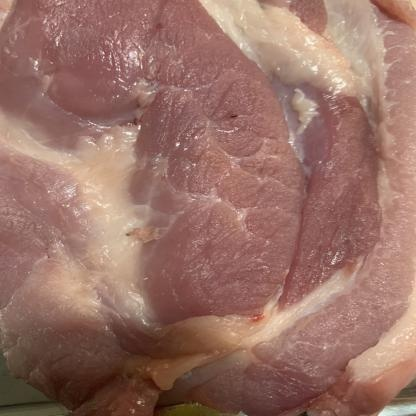
#> input picture meat/FreshMeat/0003.jpg, 416 x 416 px, found by its file name; its folder holds only this picture in this run
$ jupyter execute --allow-errors eksperimen3.ipynb   (older library calls are emulated)
#> lines starting #> are read from the running program, lines starting #| are printed output that depends on the picture; after the words box and inside, x2 and y2 are one past the last pixel; in counts of white or black regions, pixels touching at a corner belong together
[cell 1]
# Import library yang kalian butuhkan
import os
import cv2 as cv
import matplotlib.pyplot as plt
import numpy as np
import pandas as pd
from numpy.lib.stride_tricks import sliding_window_view
from sklearn.model_selection import train_test_split, cross_val_predict
from sklearn.metrics import accuracy_score, classification_report
from skimage.feature import graycomatrix, graycoprops
from scipy.stats import entropy
from sklearn.ensemble import RandomForestClassifier
from sklearn.svm import SVC
from sklearn.neighbors import KNeighborsClassifier
from sklearn.metrics import accuracy_score, precision_score, recall_score, f1_score, confusion_matrix, classification_report
from sklearn.metrics import (confusion_matrix, ConfusionMatrixDisplay)
import seaborn as sns
from IPython.display import display

Secara garis besar, fungsionalitas dari library-library tersebut dapat dikelompokkan sebagai berikut:

* **Manipulasi Data dan Sistem Operasi (`os`, `numpy`, `pandas`):** Digunakan untuk berinteraksi dengan direktori komputer saat membaca berkas gambar, serta mengelola dan menstrukturkan data fitur gambar ke dalam bentuk matriks atau tabel (*dataframe*). Fungsi khusus seperti `sliding_window_view` digunakan untuk mengekstrak bagian-bagian kecil (patch) dari gambar secara efisien.
* **Pemrosesan Citra dan Ekstraksi Fitur (`cv2`, `skimage`, `scipy`):** OpenCV (`cv2`) bertugas untuk membaca dan memanipulasi gambar asli. Selanjutnya, `skimage.feature` (melalui GLCM atau *Gray-Level Co-occurrence Matrix*) dan `scipy.stats` (`entropy`) digunakan untuk mengekstrak karakteristik tekstur dan tingkat acak (entropi) dari gambar tersebut agar dapat dipahami oleh model komputer.
* **Machine Learning (`sklearn`):** Bertindak sebagai mesin kecerdasan buatan. Modul ini membagi data menjadi data latih dan data uji (`train_test_split`), lalu mengklasifikasikan tekstur gambar menggunakan tiga algoritma berbeda, yaitu **Random Forest**, **Support Vector Machine (SVC)**, dan **K-Nearest Neighbors (KNN)**.
* **Visualisasi dan Evaluasi Performa (`matplotlib`, `seaborn`, `sklearn.metrics`, `IPython`):** Setelah model selesai melakukan klasifikasi, kelompok *library* ini digunakan untuk menghitung tingkat akurasi, presisi, dan *recall*, serta menampilkan grafis berupa *Confusion Matrix* secara interaktif untuk melihat seberapa akurat model dalam menebak kelas gambar.

[cell 2]
data = []
labels = []
file_name = []
for sub_folder in os.listdir("meat\\"):
    sub_folder_files = os.listdir(os.path.join("meat\\", sub_folder))
    for i, filename in enumerate(sub_folder_files):
        img_path = os.path.join("meat\\", sub_folder, filename)
        img = cv.imread(img_path)
#> img is the input picture: shape (416, 416, 3); mean B, G, R 102, 112.9, 153
        img = img.astype(np.uint8)
        img = cv.cvtColor(img, cv.COLOR_BGR2GRAY)
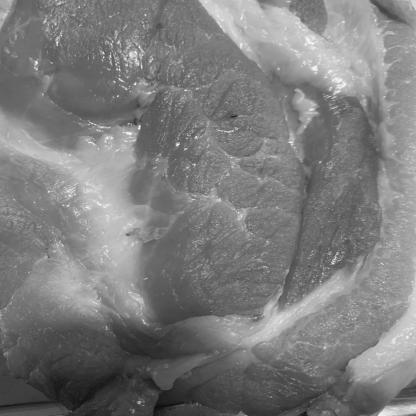
#> img: shape (416, 416); min 10, max 251, mean 123.7

        data.append(img)
        labels.append(sub_folder)
        name = os.path.splitext(filename)[0]
        file_name.append(filename)

data = np.array(data)
labels = np.array(labels)

[cell 3]
# melakukan augmentasi data
data_augmented = []
labels_augmented = []
paths_augmented = []
file_name_augmented = []
for i in range(len(data)):
	pass
#> this loop made 2 passes

[cell 4]
print("Data sebelum augmentasi: ", len(data))
#| Data sebelum augmentasi:  2
print("Data setelah augmentasi: ", len(data_augmented))

[cell 5]
def otsu_scratch(img):
    hist, _ = np.histogram(img.flatten(), 256, [0,256])
    total = img.size
    current_max, threshold = 0, 0
    sum_total = np.dot(np.arange(256), hist)

    sum_B, weight_B = 0, 0
    for i in range(256):
        weight_B += hist[i]
        if weight_B == 0: continue
        weight_F = total - weight_B
        if weight_F == 0: break

        sum_B += i * hist[i]
        mB = sum_B / weight_B
        mF = (sum_total - sum_B) / weight_F

        var_between = weight_B * weight_F * (mB - mF) ** 2
        if var_between > current_max:
            current_max = var_between
            threshold = i

    return np.where(img >= threshold, 255, 0).astype(np.uint8)

kernel_3x3 = np.ones((3, 3), dtype=np.uint8)
kernel_5x5 = np.ones((5, 5), dtype=np.uint8)

def pad_image(img, pad_size):
    return np.pad(img, pad_size, mode='edge')

def erosi_grayscale(img, kernel):
    h, w = img.shape
    kh, kw = kernel.shape
    pad_h, pad_w = kh // 2, kw // 2

    img_padded = pad_image(img, ((pad_h, pad_h), (pad_w, pad_w)))
    result = np.zeros_like(img)

    for i in range(h):
        for j in range(w):
            # Ambil region of interest (ROI) sewarna kernel
            roi = img_padded[i:i+kh, j:j+kw]
            result[i, j] = np.min(roi)

    return result

def dilasi_grayscale(img, kernel):
    h, w = img.shape
    kh, kw = kernel.shape
    pad_h, pad_w = kh // 2, kw // 2

    img_padded = pad_image(img, ((pad_h, pad_h), (pad_w, pad_w)))
    result = np.zeros_like(img)

    for i in range(h):
        for j in range(w):
            roi = img_padded[i:i+kh, j:j+kw]
            result[i, j] = np.max(roi)

    return result

def opening_grayscale(img, kernel):
    return dilasi_grayscale(erosi_grayscale(img, kernel), kernel)

def closing_grayscale(img, kernel):
    return erosi_grayscale(dilasi_grayscale(img, kernel), kernel)

# --- BITWISE AND ---
def bitwise_and_scratch(img, mask):
    return np.where(mask > 0, img, 0).astype(np.uint8)

# --- FUNGSI RESIZE ---
def resize(image, target_size=(128, 128)):
    return cv.resize(image, target_size, interpolation=cv.INTER_AREA)

[cell 6]
def extract_and_evaluate(processed_data, labels_data, experiment_name):
    # 1. Ekstraksi GLCM
    features = []
    for img in processed_data:
        feat_row = []
        for angle in [0, 45, 90, 135]:
            g = glcm(img, angle)
            feat_row.extend([
                contrast(g), correlation(g), energy(g),
                homogenity(g), ASM(g), entropyGlcm(g), dissimilarity(g)
            ])
        features.append(feat_row)

    cols = []
    for angle in [0, 45, 90, 135]:
        cols.extend([
            f'Contrast{angle}', f'Correlation{angle}', f'Energy{angle}',
            f'Homogeneity{angle}', f'ASM{angle}', f'Entropy{angle}', f'Dissimilarity{angle}'
        ])

    df_features = pd.DataFrame(features, columns=cols)

    # 2. Train-Test Split (80/20) - Konsisten
    X_train, X_test, y_train, y_test = train_test_split(
        df_features, labels_data, test_size=0.2, random_state=42
    )

    # 3. Normalisasi Mean-Std
    X_train_mean, X_train_std = X_train.mean(), X_train.std()
    X_train = (X_train - X_train_mean) / X_train_std
    X_test = (X_test - X_train_mean) / X_train_std

    # 4. Pelatihan Model
    models = {
        'KNN': KNeighborsClassifier(n_neighbors=5),
        'SVM': SVC(kernel='rbf', random_state=42),
        'Random Forest': RandomForestClassifier(n_estimators=5, random_state=42)
    }

    accuracies = {}
    for name, model in models.items():
        model.fit(X_train, y_train)
        y_pred = model.predict(X_test)
        accuracies[name] = accuracy_score(y_test, y_pred)

    return accuracies

def show_samples(images, title):
    fig, axes = plt.subplots(1, 6, figsize=(15, 3))
    fig.suptitle(title, fontsize=14)
    for i, ax in enumerate(axes):
        ax.imshow(images[i], cmap='gray')
        ax.axis('off')
    plt.show()

[cell 7]
# --- PERBAIKAN: Isi list dataPreprocessed ---
dataPreprocessed = []

for i in range(len(data)):
    # Karena data di awal sudah diubah ke grayscale saat di-load,
    # kita cukup memasukkannya langsung ke dalam dataPreprocessed
    img_processed = data[i]

    # Masukkan ke dalam list agar tidak kosong
    dataPreprocessed.append(img_processed)
#> after the loop, dataPreprocessed = 2 items

print("Total citra yang siap diekstrak GLCM:", len(dataPreprocessed))
#| Total citra yang siap diekstrak GLCM: 2
# Pastikan print di atas memunculkan angka 300!

[cell 8]
def glcm(image, derajat):
    if derajat == 0:
        angles = [0]
    elif derajat == 45:
        angles = [np.pi / 4]
    elif derajat == 90:
        angles = [np.pi / 2]
    elif derajat == 135:
        angles = [3 * np.pi / 4]
    else:
        raise ValueError("Invalid angle. It should be one of the following: 0, 45, 90, 135.")

    # mengembalikan matrix glcm dari image
    glcm = graycomatrix(image, [1], angles, 256, symmetric=True, normed=True)
    return glcm

def correlation(matriks):
	return graycoprops(matriks, 'correlation')[0, 0]

def dissimilarity(matriks):
    return graycoprops(matriks, 'dissimilarity')[0, 0]

def homogenity(matriks):
    return graycoprops(matriks, 'homogeneity')[0, 0]

def contrast(matriks):
    return graycoprops(matriks, 'contrast')[0, 0]

def ASM(matriks):
    return graycoprops(matriks, 'ASM')[0, 0]

def energy(matriks):
    return graycoprops(matriks, 'energy')[0, 0]

def entropyGlcm(matriks):
    return entropy(matriks.ravel())

[cell 9]
Derajat0 = []
Derajat45 = []
Derajat90 = []
Derajat135 = []
for i in range(len(dataPreprocessed)):
    D0 = glcm(dataPreprocessed[i], 0)
    D45 = glcm(dataPreprocessed[i], 45)
    D90 = glcm(dataPreprocessed[i], 90)
    D135 = glcm(dataPreprocessed[i], 135)
    Derajat0.append(D0)
    Derajat45.append(D45)
    Derajat90.append(D90)
    Derajat135.append(D135)
#> this loop made 2 passes
#> after the loop, Derajat0 = 2 items; Derajat135 = 2 items; Derajat45 = 2 items; Derajat90 = 2 items

[cell 10]
Kontras0, Kontras45, Kontras90, Kontras135 = [], [], [], []
dissimilarity0, dissimilarity45, dissimilarity90, dissimilarity135 =  [], [], [], []
homogenity0, homogenity45, homogenity90, homogenity135 = [], [], [], []
entropy0, entropy45, entropy90, entropy135 =  [], [], [], []
ASM0, ASM45, ASM90, ASM135 =  [], [], [], []
energy0, energy45, energy90, energy135 =  [], [], [], []
correlation0, correlation45, correlation90, correlation135 = [], [], [], []

[cell 11]
for i in range(len(dataPreprocessed)):
    C0 = correlation(Derajat0[i])
    correlation0.append(C0)
    C45 = correlation(Derajat45[i])
    correlation45.append(C45)
    C90 = correlation(Derajat90[i])
    correlation90.append(C90)
    C135 = correlation(Derajat135[i])
    correlation135.append(C135)
#> this loop made 2 passes
#> (C0, C45, C90, C135) on passes 1 to 2: (0.98, 0.964, 0.976, 0.965), (0.98, 0.959, 0.979, 0.967)
#> after the loop, correlation0 = [0.98, 0.98]; correlation135 = [0.965, 0.967]; correlation45 = [0.964, 0.959]; correlation90 = [0.976, 0.979]

[cell 12]
for i in range(len(dataPreprocessed)):
    K0 = contrast(Derajat0[i])
    K45 = contrast(Derajat45[i])
    K90 = contrast(Derajat90[i])
    K135 = contrast(Derajat135[i])
    Kontras0.append(K0)
    Kontras45.append(K45)
    Kontras90.append(K90)
    Kontras135.append(K135)
#> this loop made 2 passes
#> (K0, K45, K90, K135) on passes 1 to 2: (54.79, 100.3, 65.42, 95.57), (129.6, 266, 135.8, 209.6)
#> after the loop, Kontras0 = [54.79, 129.6]; Kontras135 = [95.57, 209.6]; Kontras45 = [100.3, 266]; Kontras90 = [65.42, 135.8]

[cell 13]
for i in range(len(dataPreprocessed)):
    Dis0 = dissimilarity(Derajat0[i])
    Dis45 = dissimilarity(Derajat45[i])
    Dis90 = dissimilarity(Derajat90[i])
    Dis135 = dissimilarity(Derajat135[i])
    dissimilarity0.append(Dis0)
    dissimilarity45.append(Dis45)
    dissimilarity90.append(Dis90)
    dissimilarity135.append(Dis135)
#> this loop made 2 passes
#> (Dis0, Dis45, Dis90, Dis135) on passes 1 to 2: (4.47, 6.32, 5.05, 6.16), (6.11, 9.36, 6.48, 8.32)
#> after the loop, dissimilarity0 = [4.47, 6.11]; dissimilarity135 = [6.16, 8.32]; dissimilarity45 = [6.32, 9.36]; dissimilarity90 = [5.05, 6.48]

[cell 14]
for i in range(len(dataPreprocessed)):
    H0 = homogenity(Derajat0[i])
    H45 = homogenity(Derajat45[i])
    H90 = homogenity(Derajat90[i])
    H135 = homogenity(Derajat135[i])
    homogenity0.append(H0)
    homogenity45.append(H45)
    homogenity90.append(H90)
    homogenity135.append(H135)
#> this loop made 2 passes
#> (H0, H45, H90, H135) on passes 1 to 2: (0.285, 0.21, 0.253, 0.209), (0.259, 0.181, 0.241, 0.19)
#> after the loop, homogenity0 = [0.285, 0.259]; homogenity135 = [0.209, 0.19]; homogenity45 = [0.21, 0.181]; homogenity90 = [0.253, 0.241]

[cell 15]
for i in range(len(dataPreprocessed)):
    E0 = entropyGlcm(Derajat0[i])
    E45 = entropyGlcm(Derajat45[i])
    E90 = entropyGlcm(Derajat90[i])
    E135 = entropyGlcm(Derajat135[i])
    entropy0.append(E0)
    entropy45.append(E45)
    entropy90.append(E90)
    entropy135.append(E135)
#> this loop made 2 passes
#> (E0, E45, E90, E135) on passes 1 to 2: (8.08, 8.43, 8.22, 8.4), (8.58, 9, 8.66, 8.9)
#> after the loop, entropy0 = [8.08, 8.58]; entropy135 = [8.4, 8.9]; entropy45 = [8.43, 9]; entropy90 = [8.22, 8.66]

[cell 16]
for i in range(len(dataPreprocessed)):
    A0 = ASM(Derajat0[i])
    A45 = ASM(Derajat45[i])
    A90 = ASM(Derajat90[i])
    A135 = ASM(Derajat135[i])
    ASM0.append(A0)
    ASM45.append(A45)
    ASM90.append(A90)
    ASM135.append(A135)
#> this loop made 2 passes
#> (A0, A45, A90, A135) on passes 1 to 2: (0.000522, 0.000363, 0.000462, 0.000371), (0.000367, 0.000239, 0.000336, 0.000254)
#> after the loop, ASM0 = [0.000522, 0.000367]; ASM135 = [0.000371, 0.000254]; ASM45 = [0.000363, 0.000239]; ASM90 = [0.000462, 0.000336]

[cell 17]
for i in range(len(dataPreprocessed)):
    ER0 = energy(Derajat0[i])
    ER45 = energy(Derajat45[i])
    ER90 = energy(Derajat90[i])
    ER135 = energy(Derajat135[i])
    energy0.append(ER0)
    energy45.append(ER45)
    energy90.append(ER90)
    energy135.append(ER135)
#> this loop made 2 passes
#> (ER0, ER45, ER90, ER135) on passes 1 to 2: (0.0229, 0.0191, 0.0215, 0.0193), (0.0192, 0.0155, 0.0183, 0.0159)
#> after the loop, energy0 = [0.0229, 0.0192]; energy135 = [0.0193, 0.0159]; energy45 = [0.0191, 0.0155]; energy90 = [0.0215, 0.0183]

Berikut adalah penjelasan untuk setiap tahap *preprocessing* yang dilakukan pada `eksperimen3.ipynb` untuk segmentasi dan identifikasi kesegaran daging:

### 1. Pengubahan Ukuran Citra (*Image Resizing*)

Tahap pertama yang dilakukan pada setiap gambar daging adalah mengubah dimensinya menjadi $128 \times 128$ piksel menggunakan fungsi `resize()`. Langkah ini sangat penting dalam kecerdasan buatan untuk menyamakan ukuran seluruh data masukan (*input variance*) agar konsisten. Selain membuat struktur data menjadi seragam, pengecilan ukuran gambar ke skala yang lebih kompak ini bertujuan untuk mengurangi beban komputasi secara signifikan, sehingga proses iterasi piksel pada tahap-tahap berikutnya berjalan jauh lebih cepat tanpa kehilangan informasi bentuk makro dari daging tersebut.

### 2. Segmentasi dengan *Otsu Thresholding*

Setelah gambar memiliki ukuran yang seragam, digunakan metode Otsu Thresholding dengan memanggil fungsi `otsu_scratch()`. Metode Otsu bekerja secara otomatis dengan menganalisis histogram derajat keabuan gambar untuk mencari nilai ambang batas (*threshold*) yang paling optimal. Algoritma ini memisahkan piksel gambar menjadi dua kelompok (latar depan dan latar belakang) dengan cara memaksimalkan varians di antara kedua kelompok tersebut (*inter-class variance*). Hasil dari tahap ini adalah sebuah masker biner (hitam-putih) yang memisahkan objek utama daging dari latar belakang aslinya.

### 3. Pembersihan Masker dengan *Morphology Opening*

Masker biner yang dihasilkan oleh Otsu sering kali masih mengandung derau (*noise*) atau bintik-bintik putih kecil yang terisolasi di luar area daging akibat pencahayaan yang tidak rata. Untuk mengatasinya, diterapkan operasi morfologi *Opening* (`opening_grayscale`) menggunakan kernel berukuran $3 \times 3$. Operasi ini melakukan proses **Erosi** terlebih dahulu untuk mengikis piksel-piksel tepi objek dan menghapus bintik kecil yang mengganggu, kemudian diikuti dengan proses **Dilasi** untuk mengembalikan ukuran dan bentuk objek utama daging ke kondisi semula tanpa memunculkan kembali derau yang sudah hilang.

### 4. Isolasi Objek dengan *Bitwise AND*

Tahap akhir dari rangkaian *preprocessing* ini adalah menggabungkan kembali gambar asli yang sudah diubah ukurannya dengan masker biner yang telah dibersihkan menggunakan fungsi `bitwise_and_scratch()`. Operasi logika AND ini bekerja di mana piksel gambar asli hanya akan dipertahankan (lolos) jika posisi piksel tersebut bertepatan dengan area berwarna putih (nilai > 0) pada masker. Sebaliknya, area yang bertepatan dengan warna hitam pada masker akan diubah menjadi hitam pekat (nilai 0). Hasil akhirnya adalah gambar daging utuh yang bersih tanpa latar belakang pengganggu sehingga fitur tekstur GLCM yang diekstrak setelahnya benar-benar murni berasal dari serat daging itu sendiri.

[cell 18]
comparison_results = []

def prepro3():
    print("Menjalankan Eksperimen 3 (Otsu + Opening + Bitwise AND)...")
    processed_imgs = []
    for img in data:
        img_resized = resize(img, (128, 128))
        # 1. Otsu Thresholding (Scratch)
        mask = otsu_scratch(img_resized)
        # 2. Morphology Opening (Scratch)
        clean_mask = opening_grayscale(mask, kernel_3x3)
        # 3. Bitwise AND (Scratch)
        segmented = bitwise_and_scratch(img_resized, clean_mask)
        processed_imgs.append(segmented)
#> this loop made 2 passes
#> (total in otsu_scratch, sum_total in otsu_scratch) on passes 1 to 2: (16384, 2026344), (16384, 2072954)
#> pass 1, in prepro3, `mask = otsu_scratch(img_resized)`:
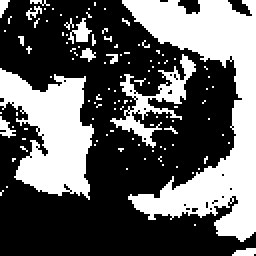
#> mask: shape (128, 128) (shown 2 times larger); 37.6% white; 112 white regions (103 under 20 px), largest, box (x1, y1, x2, y2) and area: (61, 0, 128, 121) 3334, (0, 34, 47, 100) 1817, (55, 27, 98, 74) 524
#> pass 1, in erosi_grayscale, `img_padded = pad_image(img, ((pad_h, pad_h), (pad_w, pad_w)))`:
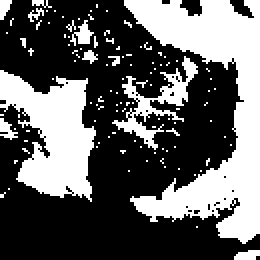
#> img_padded: shape (130, 130) (shown 2 times larger); 37.8% white; 112 white regions (102 under 20 px), largest, box (x1, y1, x2, y2) and area: (62, 0, 130, 122) 3498, (0, 35, 48, 101) 1834, (56, 28, 99, 75) 524
#> pass 1, in dilasi_grayscale, `img_padded = pad_image(img, ((pad_h, pad_h), (pad_w, pad_w)))`:
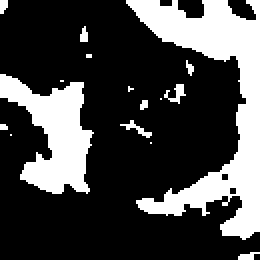
#> img_padded: shape (130, 130) (shown 2 times larger); 27.2% white; 16 white regions (9 under 20 px), largest, box (x1, y1, x2, y2) and area: (63, 0, 130, 120) 2909, (0, 37, 47, 97) 1456, (82, 42, 93, 52) 47
#> (the rest of the program and of its run is left out)
